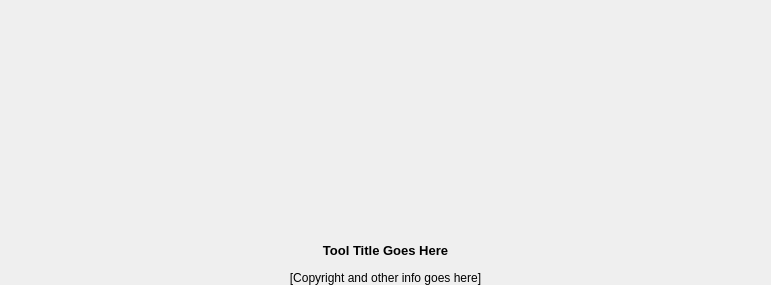
<?xml version="1.0" encoding="UTF-8"?>
<ui version="4.0">
 <class>splash_screen</class>
 <widget class="QWidget" name="splash_screen">
  <property name="geometry">
   <rect>
    <x>0</x>
    <y>0</y>
    <width>771</width>
    <height>285</height>
   </rect>
  </property>
  <property name="windowTitle">
   <string>Form</string>
  </property>
  <layout class="QGridLayout" name="gridLayout">
   <property name="bottomMargin">
    <number>0</number>
   </property>
   <item row="0" column="0">
    <spacer name="verticalSpacer_3">
     <property name="orientation">
      <enum>Qt::Vertical</enum>
     </property>
     <property name="sizeHint" stdset="0">
      <size>
       <width>20</width>
       <height>40</height>
      </size>
     </property>
    </spacer>
   </item>
   <item row="1" column="0">
    <widget class="QLabel" name="label_tool_title">
     <property name="minimumSize">
      <size>
       <width>0</width>
       <height>30</height>
      </size>
     </property>
     <property name="baseSize">
      <size>
       <width>0</width>
       <height>0</height>
      </size>
     </property>
     <property name="font">
      <font>
       <family>Arial</family>
       <pointsize>10</pointsize>
       <weight>75</weight>
       <bold>true</bold>
      </font>
     </property>
     <property name="text">
      <string>Tool Title Goes Here</string>
     </property>
     <property name="alignment">
      <set>Qt::AlignCenter</set>
     </property>
    </widget>
   </item>
   <item row="2" column="0">
    <widget class="QLabel" name="label_footer">
     <property name="text">
      <string>[Copyright and other info goes here]</string>
     </property>
     <property name="alignment">
      <set>Qt::AlignCenter</set>
     </property>
    </widget>
   </item>
  </layout>
 </widget>
 <resources/>
 <connections/>
</ui>
